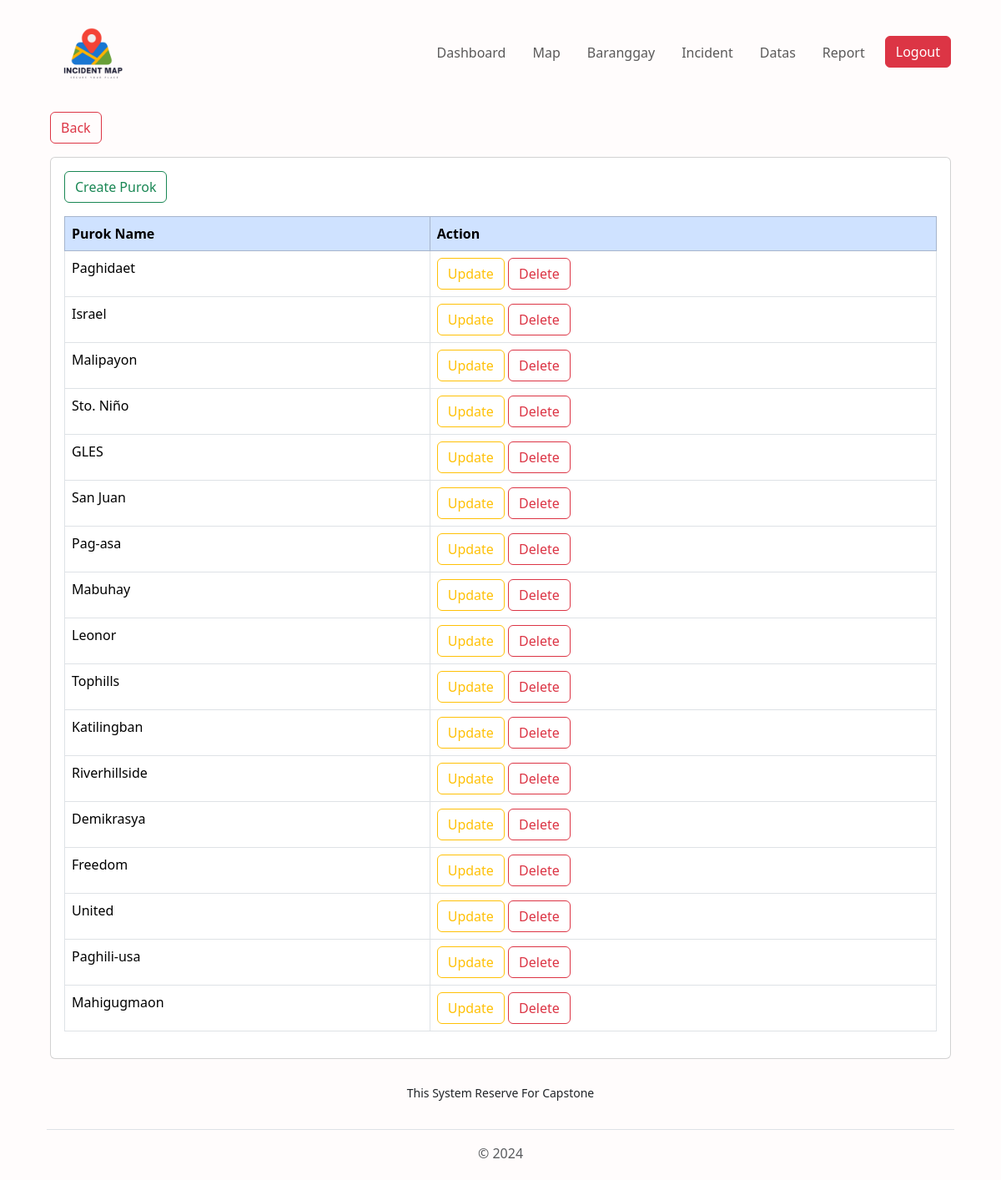
/view/pages/admin/purok.php?baranggay=Fabrica (signed in), run on the app's committed database.
### tables this page shows
CREATE TABLE `tbl_purok` (
  `id` int(255) NOT NULL,
  `baranggay_name` varchar(255) NOT NULL,
  `purok_name` varchar(255) NOT NULL
);

### connection/connection.php (called while the page is built, shortened)
<?php
class config {
    public function __construct(){
        $dsn = "mysql:host=".H.";dbname=".DB;
        $username = U;
        $password = P;
        try {
            $this->pdo = new PDO($dsn, $username, $password);
        } catch (PDOException $e) {
            die("Connection failed: " . $e->getMessage());
        }
    }
}
?>

### controller/AdminController.php (called while the page is built, shortened)
<?php
require_once('../../../services/AdminService.php');
$adminService = new AdminServices();
?>

### services/AdminService.php (called while the page is built, shortened)
<?php
require_once("../../../connection/connection.php");
class AdminServices extends config {
    public function getAllPurokByID($baranggay_name) {
        try {
            $query = "SELECT `id`, `purok_name` FROM `tbl_purok` WHERE `baranggay_name` =  :baranggay_name";
            $stmt = $this->pdo->prepare($query);
            $stmt->bindParam(':baranggay_name', $baranggay_name);
            $stmt->execute();
            $results = $stmt->fetchAll(PDO::FETCH_ASSOC);
            return $results;
        } catch (PDOException $e) {
            echo "Error: " . $e->getMessage();
            return [];
        }
    }
}
?>

### view/pages/admin/purok.php (the view, shortened to what this page needs)
<?php
require_once('../../../controller/AdminController.php');
$baranggay_name = $_GET['baranggay'];
$getAllPurok = $adminService->getAllPurokByID($baranggay_name);
require_once('../../components/header.php');
?>
<div class="container-fluid mt-2">
    <a href="baranggay.php" class="btn btn-outline-danger mb-3">Back</a>
    <div class="card p-3">
        <div class="mb-3">
            <button class="btn btn-outline-success" data-bs-toggle="modal" data-bs-target="#createPurokModal">
                Create Purok
            </button>
        </div>
        <table class="table table-bordered rounded">
            <thead class="table-primary">
                <tr class="rounded">
                    <th scope="col">Purok Name</th>
                    <th scope="col">Action</th>
                </tr>
            </thead>
            <tbody>
                <?php foreach ($getAllPurok as $purok): ?>
                <tr>
                    <td><?php echo $purok['purok_name']; ?></td>
                    <td>
                        <button class="btn btn-outline-warning" data-bs-toggle="modal" data-bs-target="#updatePurokModal" onclick="openUpdateModal(<?php echo $purok['id']; ?>, '<?php echo $purok['purok_name']; ?>')">
                            Update
                        </button>
                        <button class="btn btn-outline-danger" data-bs-toggle="modal" data-bs-target="#deletePurokModal" onclick="setDeleteId(<?php echo $purok['id']; ?>)">
                            Delete
                        </button>
                    </td>
                </tr>
                <?php endforeach; ?>
            </tbody>
        </table>
    </div>
</div>
<?php require_once('../../components/footer.php'); ?>
<?php require_once('../../components/footer.php'); ?>

### data on the page
tbl_purok: purok_name "Paghidaet"
tbl_purok: purok_name "Israel"
tbl_purok: purok_name "Malipayon"
tbl_purok: purok_name "Sto. Niño"
tbl_purok: purok_name "GLES"
tbl_purok: purok_name "San Juan"
tbl_purok: purok_name "Pag-asa"
tbl_purok: purok_name "Mabuhay"
tbl_purok: purok_name "Leonor"
tbl_purok: purok_name "Tophills"
tbl_purok: purok_name "Katilingban"
tbl_purok: purok_name "Riverhillside"
tbl_purok: purok_name "Demikrasya"
tbl_purok: purok_name "Freedom"
tbl_purok: purok_name "United"
tbl_purok: purok_name "Paghili-usa"
tbl_purok: purok_name "Mahigugmaon"
